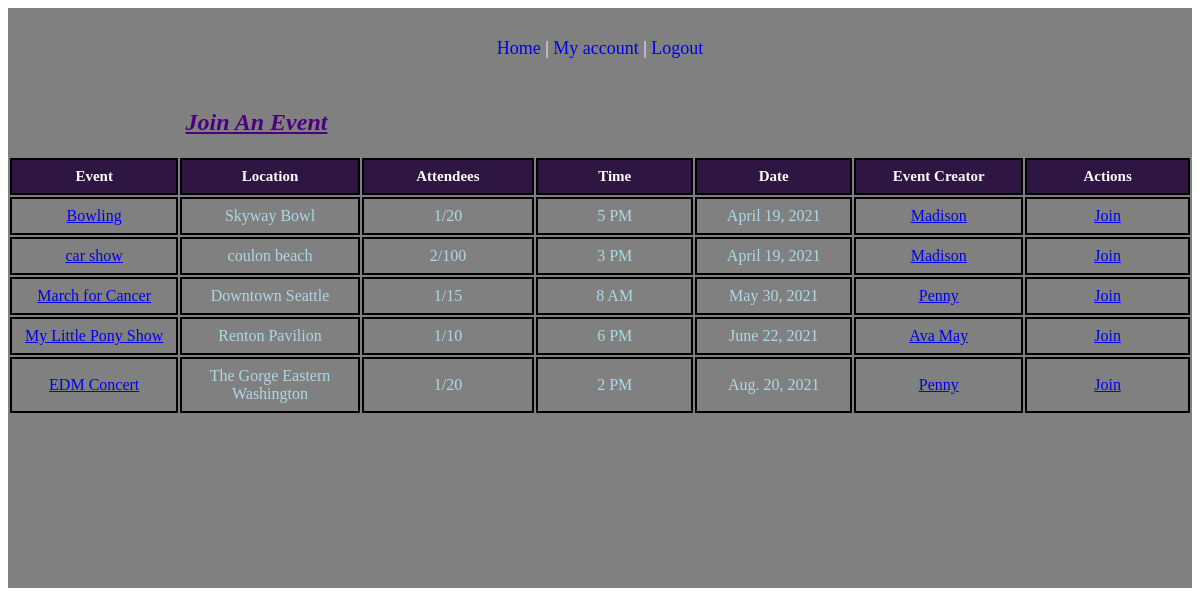
Screenshot of /allEvents (signed in) with the database file from the repository.
### events/models.py (models this page shows)
class Event(models.Model):
    event = models.CharField(max_length=50)
    location = models.CharField(max_length=100)
    date = models.DateField(blank=True, null=True)
    time = models.CharField(max_length=20)
    head_count = models.CharField(max_length=20)
    user_event = models.ForeignKey(User, related_name="event_poster", on_delete=models.CASCADE)
    user_add_event = models.ManyToManyField(User, related_name="join_events")
    created_at = models.DateTimeField(auto_now_add=True)
    updated_at = models.DateTimeField(auto_now=True)
    objects = EventManager()

class User(models.Model):
    fname = models.CharField(max_length=25)
    lname = models.CharField(max_length=25)
    email = models.EmailField(unique=True)
    password = models.CharField(max_length=30)
    created_at = models.DateTimeField(auto_now_add=True)
    updated_at = models.DateTimeField(auto_now=True)
    objects = UserManager()

### events/views.py (the view)
# urls.py: path('allEvents', views.eventPage),
def eventPage(request):
    if 'user' not in request.session:
        messages.error(request, "Please sign in or sign up to view this page")
        return redirect('/')
    context = {
        'events': Event.objects.all().order_by('date'),
        'user': User.objects.get(id=request.session['id'])
    }
    return render(request, "eventPage.html", context)

### events/templates/eventPage.html (shortened to what this page needs)
<!DOCTYPE html>
<html lang="en">
<head>
    {% load static %}
    <link rel="stylesheet" href="{% static 'style.css' %}">
</head>
<body>
    <div id="eventPage_container">
        <div class="links">
            <a href="/dashboard" style="text-decoration: none;">Home</a>   |   <a href="/user-info" style="text-decoration: none;">My account</a>
                |   <a href="/logging-out" style="text-decoration: none;">Logout</a>
        </div>
        <div class="all_events">
            <h2 class="eventPage_h2">Join An Event</h2>
            <table>
                <thead>
                    <tr>
                        <th>Event</th>
                        <th>Location</th>
                        <th>Attendees</th>
                        <th>Time</th>
                        <th>Date</th>
                        <th>Event Creator</th>
                        <th>Actions</th>
                    </tr>
                </thead>
                <tbody>
                    {% for event in events %}
                    {% if user not in event.user_add_event.all %}
                    <tr>
                        <td><a href="/event-info/{{event.id}}">{{event.event}}</a></td>
                        <td>{{event.location}}</td>
                        <td>{{event.user_add_event.count}}/{{event.head_count}}</td>
                        <td>{{event.time}}</td>
                        <td>{{event.date}}</td>
                        <td><a href="/user-profile/{{event.user_event.id}}">{{event.user_event.fname}}</a></td>
                        <td> <a href="/join-event/{{event.id}}">Join</a></td>
                    </tr>
                    {% endif %}
                    {% endfor %}
                </tbody>
            </table>
        </div>
    </div>
</body>
</html>

### events/static/style.css (style rules this page uses)
.links { margin: auto; text-align: center; font-size: 18px; color: white; }
th { width: 250px; text-align: center; font-size: 15px; border: 2px solid black; padding: 8px; color: white; background-color: rgb(47, 21, 66); }
td { width: 250px; text-align: center; border: 2px solid black; padding: 8px; color: lightblue; }
#eventPage_container { background-color: gray; padding-bottom: 50px; padding-top: 30px; height: 500px; }
.eventPage_h2 { color: indigo; margin-top: 50px; margin-left: 15%; text-decoration: underline; font-style: italic; }

### rows the page displays
Event: event "Bowling", location "Skyway Bowl", user_add_event.count "1", head_count "20", time "5 PM", date "April 19, 2021", user_event.fname "Madison"
Event: event "car show", location "coulon beach", user_add_event.count "2", head_count "100", time "3 PM", date "April 19, 2021", user_event.fname "Madison"
Event: event "March for Cancer", location "Downtown Seattle", user_add_event.count "1", head_count "15", time "8 AM", date "May 30, 2021", user_event.fname "Penny"
Event: event "My Little Pony Show", location "Renton Pavilion", user_add_event.count "1", head_count "10", time "6 PM", date "June 22, 2021", user_event.fname "Ava May"
Event: event "EDM Concert", location "The Gorge Eastern Washington", user_add_event.count "1", head_count "20", time "2 PM", date "Aug. 20, 2021", user_event.fname "Penny"
